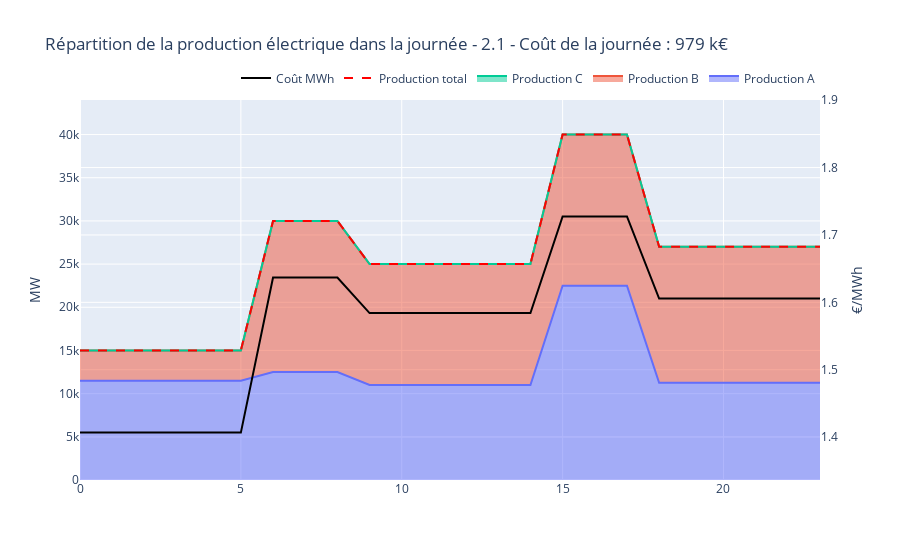

Here is the notebook cell this chart was saved with:
### Code cell
from utils_viz import df_results2
df = df_results2(dict_N=dict_N,dict_P=dict_P,dict_XX=dict_Thermique,consommation=consommation)
fig = Results_viz(df,dict_Thermique)
A = "2.1"
fig.update_layout(
    title = f"Répartition de la production électrique dans la journée - {A} - Coût de la journée : {int(np.around(model.ObjVal/1000,0))} k€"
)
fig.show()
fig.write_html(f"HTML/Répartition de la production électrique dans la journée - {A}.html")
df.to_csv(f"CSV/Résultats - {A}.csv",index=False)

### Figure 1 — Plotly figure (JSON) as saved in the notebook; plotly's stock layout.template omitted (floating-point values rounded to 4 significant figures)
{"data": [{"name": "Production A", "stackgroup": "one", "type": "scatter", "x": [0, 1, 2, 3, 4, 5, 6, 7, 8, 9, 10, 11, 12, 13, 14, 15, 16, 17, 18, 19, 20, 21, 22, 23], "y": [11500, 11500, 11500, 11500, 11500, 11500, 12500, 12500, 12500, 11000, 11000, 11000, 11000, 11000, 11000, 22500, 22500, 22500, 11250, 11250, 11250, 11250, 11250, 11250]}, {"name": "Production B", "stackgroup": "one", "type": "scatter", "x": [0, 1, 2, 3, 4, 5, 6, 7, 8, 9, 10, 11, 12, 13, 14, 15, 16, 17, 18, 19, 20, 21, 22, 23], "y": [3500, 3500, 3500, 3500, 3500, 3500, 17500, 17500, 17500, 14000, 14000, 14000, 14000, 14000, 14000, 17500, 17500, 17500, 15750, 15750, 15750, 15750, 15750, 15750]}, {"name": "Production C", "stackgroup": "one", "type": "scatter", "x": [0, 1, 2, 3, 4, 5, 6, 7, 8, 9, 10, 11, 12, 13, 14, 15, 16, 17, 18, 19, 20, 21, 22, 23], "y": [0, 0, 0, 0, 0, 0, 0, 0, 0, 0, 0, 0, 0, 0, 0, 0, 0, 0, 0, 0, 0, 0, 0, 0]}, {"line": {"color": "red", "dash": "dash"}, "name": "Production total", "type": "scatter", "x": [0, 1, 2, 3, 4, 5, 6, 7, 8, 9, 10, 11, 12, 13, 14, 15, 16, 17, 18, 19, 20, 21, 22, 23], "y": [15000, 15000, 15000, 15000, 15000, 15000, 30000, 30000, 30000, 25000, 25000, 25000, 25000, 25000, 25000, 40000, 40000, 40000, 27000, 27000, 27000, 27000, 27000, 27000]}, {"line": {"color": "black"}, "name": "Coût MWh", "type": "scatter", "x": [0, 1, 2, 3, 4, 5, 6, 7, 8, 9, 10, 11, 12, 13, 14, 15, 16, 17, 18, 19, 20, 21, 22, 23], "y": [1.407, 1.407, 1.407, 1.407, 1.407, 1.407, 1.637, 1.637, 1.637, 1.584, 1.584, 1.584, 1.584, 1.584, 1.584, 1.728, 1.728, 1.728, 1.606, 1.606, 1.606, 1.606, 1.606, 1.606], "yaxis": "y2"}], "layout": {"hovermode": "x", "legend": {"orientation": "h", "x": 1, "xanchor": "right", "y": 1.02, "yanchor": "bottom"}, "title": {"text": "Répartition de la production électrique dans la journée - 2.1 - Coût de la journée : 979 k€"}, "yaxis": {"range": [0, 44000], "title": {"text": "MW"}}, "yaxis2": {"anchor": "free", "overlaying": "y", "position": 1, "range": [1.336, 1.9], "side": "right", "title": {"text": "€/MWh"}}}}
